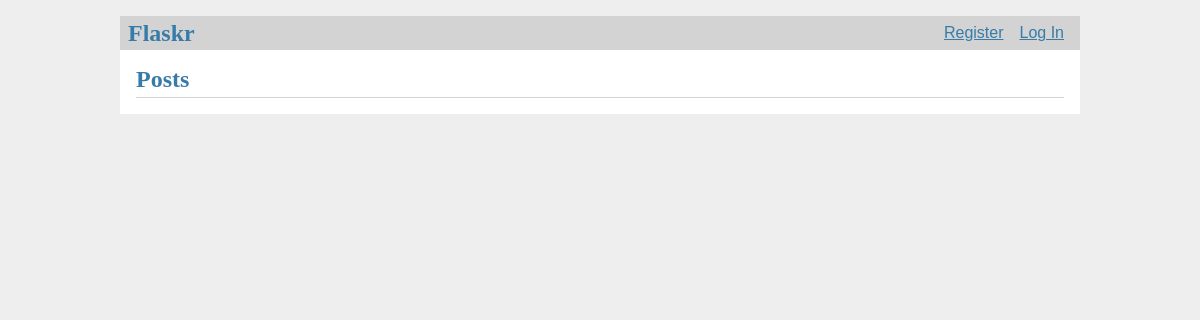
Before: / with the older database file.
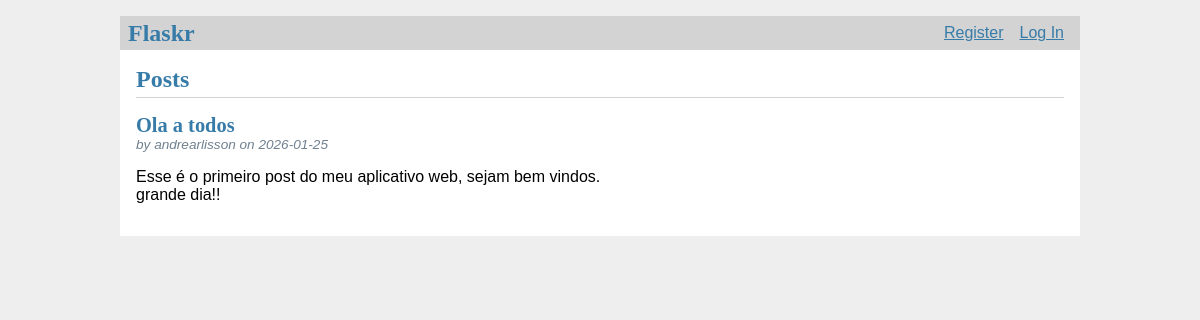
After: the same page with the newer database file.
### tables this page shows
CREATE TABLE post(
    id INTEGER PRIMARY KEY AUTOINCREMENT,
    author_id INTEGER NOT NULL,
    created TIMESTAMP NOT NULL DEFAULT CURRENT_TIMESTAMP,
    title TEXT NOT NULL,
    body TEXT NOT NULL,
    FOREIGN KEY (author_id) REFERENCES user (id)
);

CREATE TABLE user(
    id INTEGER PRIMARY KEY AUTOINCREMENT,
    username TEXT UNIQUE NOT NULL,
    password TEXT NOT NULL
);

### flaskr/blog.py (the view)
@bp.route('/')
def index():
    db = get_db()
    posts = db.execute('''
                SELECT p.id, p.title, p.body, p.author_id, p.created, u.username
                FROM post p JOIN user u ON p.author_id = u.id
                ORDER BY p.created DESC
    ''').fetchall()
    return render_template('blog/index.html', posts=posts)

### flaskr/auth.py (called while the page is built)
@bp.before_app_request
def load_logged_in_user():
    user_id = session.get('user_id')
    if user_id is None:
        g.user = None
    else:
        g.user = get_db().execute('''SELECT * FROM user WHERE id = ?''',
        (user_id,)).fetchone()

### flaskr/db.py (called while the page is built)
def get_db():
    if 'db' not in g:
        g.db = sqlite3.connect(
            current_app.config['DATABASE'],
            detect_types=sqlite3.PARSE_DECLTYPES
        )
        g.db.row_factory = sqlite3.Row
    return g.db

### flaskr/templates/blog/index.html (shortened to what this page needs)
{% extends 'base.html' %}
{% block header %}
  <h1>{% block title %}Posts{% endblock %}</h1>
{% endblock %}
{% block content %}
  {% for post in posts %}
    <article class="post">
      <header>
        <div>
          <h1>{{ post['title'] }}</h1>
          <div class="about">by {{ post['username'] }} on {{ post['created'].strftime('%Y-%m-%d') }}</div>
        </div>
      </header>
      <p class="body">{{ post['body'] }}</p>
    </article>
  {% endfor %}
{% endblock %}

### flaskr/templates/base.html (shortened to what this page needs)
<!doctype html>
<link rel="stylesheet" href="{{ url_for('static', filename='style.css') }}">
<nav>
  <h1>Flaskr</h1>
  <ul>
    {% if g.user %}
      <li><span>{{ g.user['username'] }}</span>
      <li><a href="{{ url_for('auth.logout') }}">Log Out</a>
    {% else %}
      <li><a href="{{ url_for('auth.register') }}">Register</a>
      <li><a href="{{ url_for('auth.login') }}">Log In</a>
    {% endif %}
  </ul>
</nav>
<section class="content">
  <header>
    {% block header %}{% endblock %}
  </header>
  {% block content %}{% endblock %}
</section>

### flaskr/static/style.css (style rules this page uses)
h1 { font-family: serif; color: #377ba8; margin: 1rem 0; }
a { color: #377ba8; }
nav { background: lightgray; display: flex; align-items: center; padding: 0 0.5rem; }
nav h1 { flex: auto; margin: 0; }
nav ul { display: flex; list-style: none; margin: 0; padding: 0; }
nav ul li a, nav ul li span, header .action { display: block; padding: 0.5rem; }
.content { padding: 0 1rem 1rem; }
.content > header { border-bottom: 1px solid lightgray; display: flex; align-items: flex-end; }
.content > header h1 { flex: auto; margin: 1rem 0 0.25rem 0; }
.post > header { display: flex; align-items: flex-end; font-size: 0.85em; }
.post > header > div:first-of-type { flex: auto; }
.post > header h1 { font-size: 1.5em; margin-bottom: 0; }
.post .about { color: slategray; font-style: italic; }
.post .body { white-space: pre-line; }
.content:last-child { margin-bottom: 0; }

Changed rows visible on the page:
added post: title "Ola a todos", username "andrearlisson", created "2026-01-25", body "Esse é o primeiro post do meu aplicativo web, sejam bem vindos. grande dia!!"
